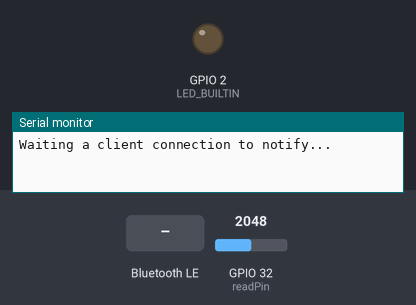
This sketch was run on a simulated ESP32. On the bench: output pins drawn as LEDs (lit = HIGH), the last lines printed to the serial monitor. Inputs (shaded band) come from the test bench; at power-on: GPIO 32 (readPin) = 2048. Nothing arrives over Bluetooth unless stated; a phone connects over Bluetooth LE 3 s after start.

Above: at 1.2 s.
1.3 s: Bluetooth LE write "1" received
At 4.4 s:
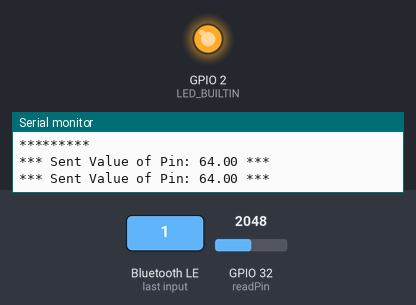
Timing chart, 0 to 5.9 s (numbered marks = the images above; inputs shaded):
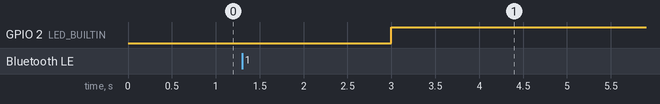

The sketch:

Grillthermostat.ino
```cpp
/*
    Video: https://www.youtube.com/watch?v=oCMOYS71NIU
    Based on Neil Kolban example for IDF: https://github.com/nkolban/esp32-snippets/blob/master/cpp_utils/tests/BLE%20Tests/SampleNotify.cpp
    Ported to Arduino ESP32 by Evandro Copercini

   Create a BLE server that, once we receive a connection, will send periodic notifications.
   The service advertises itself as: 6E400001-B5A3-F393-E0A9-E50E24DCCA9E
   Has a characteristic of: 6E400002-B5A3-F393-E0A9-E50E24DCCA9E - used for receiving data with "WRITE"
   Has a characteristic of: 6E400003-B5A3-F393-E0A9-E50E24DCCA9E - used to send data with  "NOTIFY"

   The design of creating the BLE server is:
   1. Create a BLE Server
   2. Create a BLE Service
   3. Create a BLE Characteristic on the Service
   4. Create a BLE Descriptor on the characteristic
   5. Start the service.
   6. Start advertising.

   In this example rxValue is the data received (only accessible inside that function).
   And txValue is the data to be sent, in this example just a byte incremented every second.
*/
#include <BLEDevice.h>
#include <BLEServer.h>
#include <BLEUtils.h>
#include <BLE2902.h>

BLECharacteristic *pCharacteristic;
bool deviceConnected = false;
float txValue = 0;
const int readPin = 32; // Use GPIO number. See ESP32 board pinouts

#define LED_BUILTIN 2

// See the following for generating UUIDs:
// https://www.uuidgenerator.net/

#define SERVICE_UUID           "6E400001-B5A3-F393-E0A9-E50E24DCCA9E" // UART service UUID
#define CHARACTERISTIC_UUID_RX "6E400002-B5A3-F393-E0A9-E50E24DCCA9E"
#define CHARACTERISTIC_UUID_TX "6E400003-B5A3-F393-E0A9-E50E24DCCA9E"

static int tookup_temperature[2][2]= {{528,  3250},{19,  99  }};
static int calc_temperatur(int AD_value);

class MyServerCallbacks: public BLEServerCallbacks {
    void onConnect(BLEServer* pServer) {
      deviceConnected = true;
    };

    void onDisconnect(BLEServer* pServer) {
      deviceConnected = false;
    }
};

class MyCallbacks: public BLECharacteristicCallbacks {
    void onWrite(BLECharacteristic *pCharacteristic) {
      std::string rxValue = pCharacteristic->getValue();

      if (rxValue.length() > 0) {
        Serial.println("*********");
        Serial.print("Received Value: ");

        for (int i = 0; i < rxValue.length(); i++) {
          Serial.print(rxValue[i]);
        }

        Serial.println();
        Serial.println("*********");
      }
    }
};

void setup() {
  Serial.begin(115200);

  // Create the BLE Device
  BLEDevice::init("Grill-Scherer"); // The name of the BLE device

  // Create the BLE Server
  BLEServer *pServer = BLEDevice::createServer();
  pServer->setCallbacks(new MyServerCallbacks());

  pinMode(LED_BUILTIN, OUTPUT); // configure onborad LED

  // Create the BLE Service
  BLEService *pService = pServer->createService(SERVICE_UUID);

  // Create a BLE Characteristic
  pCharacteristic = pService->createCharacteristic(
                      CHARACTERISTIC_UUID_TX,
                      BLECharacteristic::PROPERTY_NOTIFY
                    );

  pCharacteristic->addDescriptor(new BLE2902());

  BLECharacteristic *pCharacteristic = pService->createCharacteristic(
                                         CHARACTERISTIC_UUID_RX,
                                         BLECharacteristic::PROPERTY_WRITE
                                       );

  pCharacteristic->setCallbacks(new MyCallbacks());

  // Start the service
  pService->start();

  // Start advertising
  pServer->getAdvertising()->start();
  Serial.println("Waiting a client connection to notify...");
}

void loop() {
  if (deviceConnected) {
    // Fabricate some arbitrary junk for now...
    txValue = calc_temperatur(analogRead(readPin)); // read AD-Value and convert in °C

    // Let's convert the value to a char array:
    char txString[8]; // make sure this is big enuffz
    dtostrf(txValue, 1, 2, txString); // float_val, min_width, digits_after_decimal, char_buffer

//    pCharacteristic->setValue(&txValue, 1); // To send the integer value
    pCharacteristic->setValue("Hello!"); // Sending a test message
    pCharacteristic->setValue(txString);

    pCharacteristic->notify(); // Send the value to the app!
    Serial.print("*** Sent Value of Pin: ");
    Serial.print(txString);
    Serial.println(" ***");
    digitalWrite(LED_BUILTIN, HIGH);  // activate onboard LED
  }
  else
  {
    digitalWrite(LED_BUILTIN, LOW);  // deactivate onboard LED
  }
  delay(1000);
}

int calc_temperatur(int AD_value)
{
  float m = (float)(tookup_temperature[1][1]-tookup_temperature[1][0])/(float)(tookup_temperature[0][1]-tookup_temperature[0][0]);
  float t = (float)(tookup_temperature[1][1]) - m * (float)(tookup_temperature[0][1]);
  return (int)(m * (float)AD_value + t + 0.5f);
}
```
